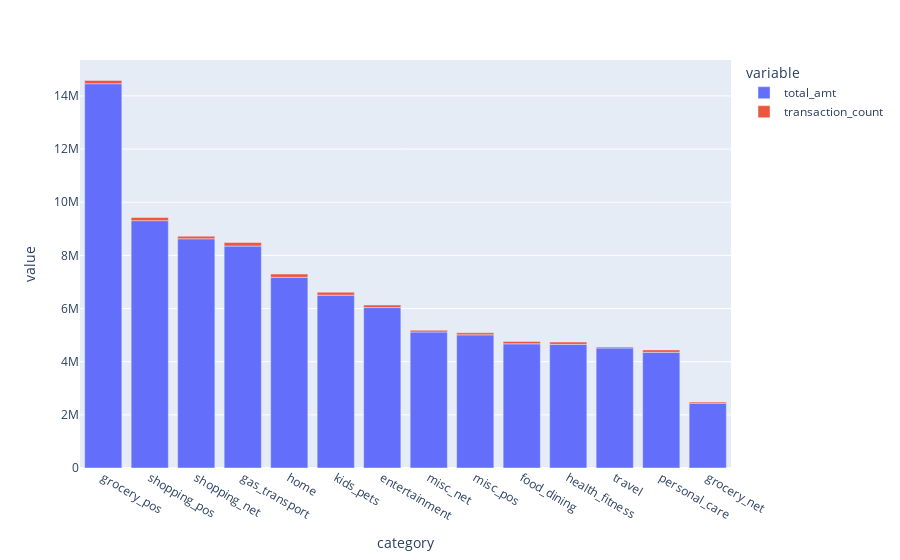

The cell this chart's notebook holds for it:
### Markdown cell above
1st Visualization & Insights: Category vs Total Amount and Transaction Count

### Code cell
import pyspark.pandas as ps
from pyspark.sql import functions as F

# 1. Group by 'category' and compute sum and count
df_grouped = df_cleaned.groupBy("category").agg(
    F.sum("amt").alias("total_amt"),
    F.count("*").alias("transaction_count")
)

# 2. Convert to pandas-on-Spark DataFrame
ps_df = df_grouped.pandas_api()

# 3. Sort by total_amt (optional)
ps_df_sorted = ps_df.sort_values('total_amt', ascending=False)

# 4. Set index to 'category' and plot side-by-side bars
ps_df_sorted.set_index('category')[['total_amt', 'transaction_count']].plot(kind='bar')


# MY RAW ANALYSIS ANSWER
# From below bar plot figure, we can see that grocery_pos had the highest sum aggregate of $14.46082M. However, gas_transport wins with the highest transaction counts of 131.659k.
# Depending on the offered payment model of the payment gateway, these insights should bring profit for targeting the merchant's nature of business


# AI-POWERED ANSWER BASED ON MY ANALYSIS (I'm not afraid of exposing myself using AI for my answers, we should ride(utilize) with them, not compete with them)
# From the bar plot, we observe that grocery_pos had the highest total transaction amount, aggregating to approximately $14.46M.
# On the other hand, gas_transport recorded the highest number of transactions, totaling around 131.66k.

# These insights are significant when considering payment gateway pricing models.
#    If the gateway charges based on transaction volume (count), merchants in the gas_transport category would generate more fees.
#   Conversely, if the pricing is based on transaction value, grocery_pos would be more lucrative for the gateway.

# Thus, understanding the merchant's nature of business can help in optimizing profit strategies, 
# both for the payment gateway provider and for negotiating rates with high-volume or high-value merchants.

### Figure 1 — Plotly figure (JSON) as saved in the notebook; plotly's stock layout.template omitted (floating-point values rounded to 4 significant figures)
{"data": [{"hovertemplate": "variable=total_amt<br>category=%{x}<br>value=%{y}<extra></extra>", "legendgroup": "total_amt", "marker": {"color": "#636efa", "pattern": {"shape": ""}}, "name": "total_amt", "orientation": "v", "showlegend": true, "textposition": "auto", "type": "bar", "x": ["grocery_pos", "shopping_pos", "shopping_net", "gas_transport", "home", "kids_pets", "entertainment", "misc_net", "misc_pos", "food_dining", "health_fitness", "travel", "personal_care", "grocery_net"], "xaxis": "x", "y": [14460000.0, 9308000.0, 8625000.0, 8352000.0, 7174000.0, 6504000.0, 6037000.0, 5118000.0, 5010000.0, 4672000.0, 4653000.0, 4517000.0, 4353000.0, 2439000.0], "yaxis": "y"}, {"hovertemplate": "variable=transaction_count<br>category=%{x}<br>value=%{y}<extra></extra>", "legendgroup": "transaction_count", "marker": {"color": "#EF553B", "pattern": {"shape": ""}}, "name": "transaction_count", "orientation": "v", "showlegend": true, "textposition": "auto", "type": "bar", "x": ["grocery_pos", "shopping_pos", "shopping_net", "gas_transport", "home", "kids_pets", "entertainment", "misc_net", "misc_pos", "food_dining", "health_fitness", "travel", "personal_care", "grocery_net"], "xaxis": "x", "y": [123600.0, 116700.0, 97540.0, 131700.0, 123100.0, 113000.0, 94010.0, 63290.0, 79660.0, 91460.0, 85880.0, 40510.0, 90760.0, 45450.0], "yaxis": "y"}], "layout": {"barmode": "relative", "legend": {"title": {"text": "variable"}, "tracegroupgap": 0}, "margin": {"t": 60}, "xaxis": {"anchor": "y", "domain": [0, 1], "title": {"text": "category"}}, "yaxis": {"anchor": "x", "domain": [0, 1], "title": {"text": "value"}}}}
